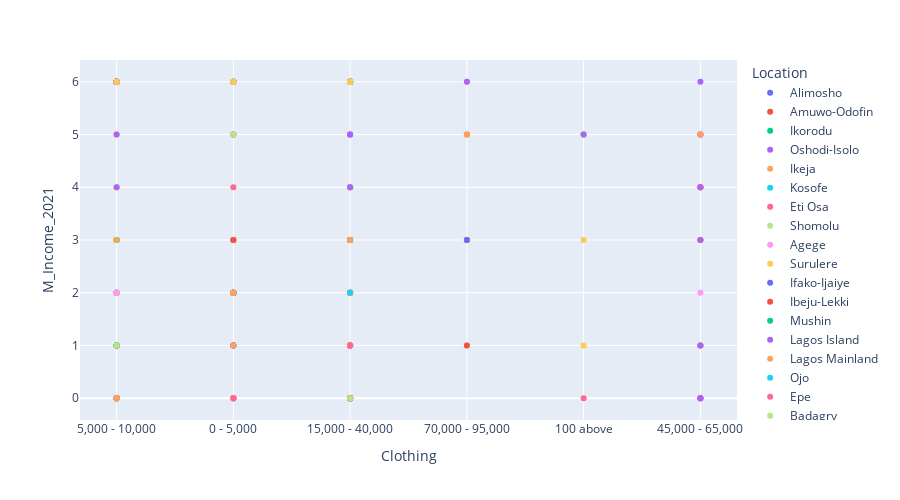

The notebook cell this image was saved under:
### Markdown cell above
Inference

Areas in Lagos State will be represented by three categories. The Higer Category ranging from  70,000 - 85,000 and 90,000 above.  The medium Category ranging from 15,000 - 40,000, and 45,000 - 65,000, the lower Category ranging from 0 - 5,000, and  5,000 - 10,000. 

Areas in Lagos with Higher monthly cost of HealthCare are; Lagos Island, Eti Osa, Ikeja, shomolu, and Surulere

Areas in lagos state with Medium monthly cost of HealthCare are; Agege, Lagos Island, Lagos Mainland, Alimosho, Surulere and Eti Osa.

While Areas in lagos state with with low monthly cost of HealthCare are; Badagry, Epe, Ikorodu, Ojo, Ibeju lekki, Ajeromi, Shomolu, lagos mainland, Apapa and Epe.

### Code cell
# plotting a scatter graph that shows the relationship between Monthly Clothing		 
# and Monthly Income using year 2021.
px.scatter(cl_df, y="M_Income_2021", x="Clothing", color="Location", size_max=60, height=500,)

### Figure 1 — Plotly figure (JSON) as saved in the notebook; plotly's stock layout.template omitted (floating-point values rounded to 4 significant figures)
{"data": [{"hovertemplate": "Location=Alimosho<br>Clothing=%{x}<br>M_Income_2021=%{y}<extra></extra>", "legendgroup": "Alimosho", "marker": {"color": "#636efa", "symbol": "circle"}, "mode": "markers", "name": "Alimosho", "orientation": "v", "showlegend": true, "type": "scatter", "x": ["5,000 - 10,000", "0 - 5,000", "15,000 - 40,000", "5,000 - 10,000", "5,000 - 10,000", "5,000 - 10,000", "5,000 - 10,000", "0 - 5,000", "5,000 - 10,000", "5,000 - 10,000", "15,000 - 40,000"], "xaxis": "x", "y": [0, 6, 6, 0, 6, 6, 0, 2, 6, 0, 6], "yaxis": "y"}, {"hovertemplate": "Location=Amuwo-Odofin<br>Clothing=%{x}<br>M_Income_2021=%{y}<extra></extra>", "legendgroup": "Amuwo-Odofin", "marker": {"color": "#EF553B", "symbol": "circle"}, "mode": "markers", "name": "Amuwo-Odofin", "orientation": "v", "showlegend": true, "type": "scatter", "x": ["5,000 - 10,000", "15,000 - 40,000", "70,000 - 95,000", "0 - 5,000", "15,000 - 40,000", "0 - 5,000", "5,000 - 10,000", "5,000 - 10,000", "5,000 - 10,000", "5,000 - 10,000", "5,000 - 10,000", "15,000 - 40,000", "0 - 5,000", "5,000 - 10,000"], "xaxis": "x", "y": [6, 6, 5, 1, 0, 2, 2, 3, 2, 1, 6, 6, 6, 2], "yaxis": "y"}, {"hovertemplate": "Location=Ikorodu<br>Clothing=%{x}<br>M_Income_2021=%{y}<extra></extra>", "legendgroup": "Ikorodu", "marker": {"color": "#00cc96", "symbol": "circle"}, "mode": "markers", "name": "Ikorodu", "orientation": "v", "showlegend": true, "type": "scatter", "x": ["15,000 - 40,000", "100 above", "5,000 - 10,000", "15,000 - 40,000", "5,000 - 10,000", "45,000 - 65,000", "5,000 - 10,000", "15,000 - 40,000", "0 - 5,000", "0 - 5,000", "0 - 5,000", "5,000 - 10,000", "15,000 - 40,000", "15,000 - 40,000", "15,000 - 40,000", "15,000 - 40,000", "5,000 - 10,000", "15,000 - 40,000", "5,000 - 10,000", "15,000 - 40,000", "15,000 - 40,000", "15,000 - 40,000", "15,000 - 40,000", "0 - 5,000", "5,000 - 10,000"], "xaxis": "x", "y": [6, 5, 6, 3, 6, 4, 0, 6, 2, 5, 2, 2, 6, 2, 2, 3, 6, 3, 6, 2, 1, 2, 1, 2, 2], "yaxis": "y"}, {"hovertemplate": "Location=Oshodi-Isolo<br>Clothing=%{x}<br>M_Income_2021=%{y}<extra></extra>", "legendgroup": "Oshodi-Isolo", "marker": {"color": "#ab63fa", "symbol": "circle"}, "mode": "markers", "name": "Oshodi-Isolo", "orientation": "v", "showlegend": true, "type": "scatter", "x": ["0 - 5,000", "0 - 5,000", "15,000 - 40,000", "45,000 - 65,000", "5,000 - 10,000", "5,000 - 10,000", "15,000 - 40,000", "15,000 - 40,000", "0 - 5,000", "0 - 5,000"], "xaxis": "x", "y": [6, 2, 0, 6, 1, 6, 0, 4, 2, 2], "yaxis": "y"}, {"hovertemplate": "Location=Ikeja<br>Clothing=%{x}<br>M_Income_2021=%{y}<extra></extra>", "legendgroup": "Ikeja", "marker": {"color": "#FFA15A", "symbol": "circle"}, "mode": "markers", "name": "Ikeja", "orientation": "v", "showlegend": true, "type": "scatter", "x": ["5,000 - 10,000", "15,000 - 40,000", "15,000 - 40,000", "5,000 - 10,000", "45,000 - 65,000", "0 - 5,000", "0 - 5,000", "5,000 - 10,000", "0 - 5,000", "15,000 - 40,000", "15,000 - 40,000", "15,000 - 40,000", "15,000 - 40,000", "5,000 - 10,000", "0 - 5,000", "45,000 - 65,000", "0 - 5,000", "0 - 5,000", "70,000 - 95,000", "15,000 - 40,000", "45,000 - 65,000", "70,000 - 95,000", "45,000 - 65,000", "15,000 - 40,000", "5,000 - 10,000", "15,000 - 40,000", "5,000 - 10,000", "15,000 - 40,000", "70,000 - 95,000", "5,000 - 10,000", "15,000 - 40,000", "15,000 - 40,000", "0 - 5,000", "5,000 - 10,000", "5,000 - 10,000"], "xaxis": "x", "y": [5, 1, 6, 3, 5, 6, 2, 1, 0, 1, 2, 0, 4, 4, 0, 1, 5, 0, 6, 0, 3, 3, 4, 0, 2, 2, 0, 3, 3, 6, 0, 6, 0, 2, 6], "yaxis": "y"}, {"hovertemplate": "Location=Kosofe<br>Clothing=%{x}<br>M_Income_2021=%{y}<extra></extra>", "legendgroup": "Kosofe", "marker": {"color": "#19d3f3", "symbol": "circle"}, "mode": "markers", "name": "Kosofe", "orientation": "v", "showlegend": true, "type": "scatter", "x": ["0 - 5,000", "15,000 - 40,000", "5,000 - 10,000", "5,000 - 10,000", "0 - 5,000", "0 - 5,000", "5,000 - 10,000", "15,000 - 40,000", "5,000 - 10,000", "5,000 - 10,000", "0 - 5,000", "5,000 - 10,000", "5,000 - 10,000", "15,000 - 40,000", "100 above", "5,000 - 10,000", "15,000 - 40,000", "0 - 5,000", "5,000 - 10,000"], "xaxis": "x", "y": [0, 4, 1, 3, 1, 0, 6, 0, 6, 1, 3, 0, 0, 3, 5, 2, 6, 2, 0], "yaxis": "y"}, {"hovertemplate": "Location=Eti Osa<br>Clothing=%{x}<br>M_Income_2021=%{y}<extra></extra>", "legendgroup": "Eti Osa", "marker": {"color": "#FF6692", "symbol": "circle"}, "mode": "markers", "name": "Eti Osa", "orientation": "v", "showlegend": true, "type": "scatter", "x": ["5,000 - 10,000", "15,000 - 40,000", "5,000 - 10,000", "0 - 5,000", "5,000 - 10,000", "15,000 - 40,000", "15,000 - 40,000", "15,000 - 40,000", "100 above", "0 - 5,000", "45,000 - 65,000", "15,000 - 40,000", "5,000 - 10,000", "0 - 5,000", "15,000 - 40,000", "15,000 - 40,000", "45,000 - 65,000", "15,000 - 40,000", "70,000 - 95,000", "15,000 - 40,000", "15,000 - 40,000", "0 - 5,000", "15,000 - 40,000", "15,000 - 40,000", "0 - 5,000", "5,000 - 10,000", "15,000 - 40,000", "15,000 - 40,000", "15,000 - 40,000", "5,000 - 10,000"], "xaxis": "x", "y": [1, 3, 2, 0, 1, 4, 4, 6, 0, 4, 5, 6, 6, 5, 3, 5, 4, 1, 3, 6, 0, 1, 0, 6, 0, 6, 0, 6, 1, 6], "yaxis": "y"}, {"hovertemplate": "Location=Shomolu<br>Clothing=%{x}<br>M_Income_2021=%{y}<extra></extra>", "legendgroup": "Shomolu", "marker": {"color": "#B6E880", "symbol": "circle"}, "mode": "markers", "name": "Shomolu", "orientation": "v", "showlegend": true, "type": "scatter", "x": ["15,000 - 40,000", "5,000 - 10,000", "0 - 5,000", "0 - 5,000", "5,000 - 10,000", "0 - 5,000", "15,000 - 40,000", "5,000 - 10,000", "100 above", "5,000 - 10,000", "15,000 - 40,000", "5,000 - 10,000", "5,000 - 10,000"], "xaxis": "x", "y": [3, 4, 5, 2, 6, 2, 6, 2, 5, 2, 4, 2, 2], "yaxis": "y"}, {"hovertemplate": "Location=Agege<br>Clothing=%{x}<br>M_Income_2021=%{y}<extra></extra>", "legendgroup": "Agege", "marker": {"color": "#FF97FF", "symbol": "circle"}, "mode": "markers", "name": "Agege", "orientation": "v", "showlegend": true, "type": "scatter", "x": ["15,000 - 40,000", "70,000 - 95,000", "0 - 5,000", "5,000 - 10,000", "15,000 - 40,000", "5,000 - 10,000", "0 - 5,000", "45,000 - 65,000", "5,000 - 10,000", "0 - 5,000"], "xaxis": "x", "y": [0, 1, 2, 2, 6, 2, 2, 2, 2, 2], "yaxis": "y"}, {"hovertemplate": "Location=Surulere<br>Clothing=%{x}<br>M_Income_2021=%{y}<extra></extra>", "legendgroup": "Surulere", "marker": {"color": "#FECB52", "symbol": "circle"}, "mode": "markers", "name": "Surulere", "orientation": "v", "showlegend": true, "type": "scatter", "x": ["5,000 - 10,000", "45,000 - 65,000", "5,000 - 10,000", "0 - 5,000", "0 - 5,000", "5,000 - 10,000", "0 - 5,000", "0 - 5,000", "0 - 5,000", "5,000 - 10,000", "15,000 - 40,000", "5,000 - 10,000", "100 above", "15,000 - 40,000", "100 above", "100 above", "45,000 - 65,000", "45,000 - 65,000", "15,000 - 40,000", "15,000 - 40,000", "0 - 5,000", "15,000 - 40,000", "15,000 - 40,000", "45,000 - 65,000", "5,000 - 10,000", "0 - 5,000", "0 - 5,000", "5,000 - 10,000", "15,000 - 40,000", "5,000 - 10,000", "15,000 - 40,000"], "xaxis": "x", "y": [3, 1, 2, 0, 6, 2, 2, 6, 2, 3, 0, 3, 5, 3, 1, 3, 3, 4, 3, 1, 2, 6, 1, 4, 6, 6, 2, 2, 0, 0, 1], "yaxis": "y"}, {"hovertemplate": "Location=Ifako-Ijaiye<br>Clothing=%{x}<br>M_Income_2021=%{y}<extra></extra>", "legendgroup": "Ifako-Ijaiye", "marker": {"color": "#636efa", "symbol": "circle"}, "mode": "markers", "name": "Ifako-Ijaiye", "orientation": "v", "showlegend": true, "type": "scatter", "x": ["5,000 - 10,000", "0 - 5,000", "5,000 - 10,000", "5,000 - 10,000", "0 - 5,000", "0 - 5,000", "0 - 5,000", "0 - 5,000", "70,000 - 95,000", "0 - 5,000", "15,000 - 40,000", "15,000 - 40,000", "15,000 - 40,000", "5,000 - 10,000"], "xaxis": "x", "y": [6, 2, 0, 6, 1, 2, 2, 6, 3, 6, 1, 0, 0, 6], "yaxis": "y"}, {"hovertemplate": "Location=Ibeju-Lekki<br>Clothing=%{x}<br>M_Income_2021=%{y}<extra></extra>", "legendgroup": "Ibeju-Lekki", "marker": {"color": "#EF553B", "symbol": "circle"}, "mode": "markers", "name": "Ibeju-Lekki", "orientation": "v", "showlegend": true, "type": "scatter", "x": ["15,000 - 40,000", "45,000 - 65,000", "70,000 - 95,000", "0 - 5,000", "15,000 - 40,000", "5,000 - 10,000", "0 - 5,000", "15,000 - 40,000", "15,000 - 40,000", "15,000 - 40,000", "15,000 - 40,000", "45,000 - 65,000", "15,000 - 40,000", "45,000 - 65,000", "45,000 - 65,000"], "xaxis": "x", "y": [6, 0, 1, 3, 6, 1, 3, 0, 3, 1, 6, 3, 0, 4, 0], "yaxis": "y"}, {"hovertemplate": "Location=Mushin<br>Clothing=%{x}<br>M_Income_2021=%{y}<extra></extra>", "legendgroup": "Mushin", "marker": {"color": "#00cc96", "symbol": "circle"}, "mode": "markers", "name": "Mushin", "orientation": "v", "showlegend": true, "type": "scatter", "x": ["5,000 - 10,000", "5,000 - 10,000", "15,000 - 40,000", "0 - 5,000", "0 - 5,000", "15,000 - 40,000", "0 - 5,000"], "xaxis": "x", "y": [3, 0, 6, 2, 2, 6, 2], "yaxis": "y"}, {"hovertemplate": "Location=Lagos Island<br>Clothing=%{x}<br>M_Income_2021=%{y}<extra></extra>", "legendgroup": "Lagos Island", "marker": {"color": "#ab63fa", "symbol": "circle"}, "mode": "markers", "name": "Lagos Island", "orientation": "v", "showlegend": true, "type": "scatter", "x": ["45,000 - 65,000", "15,000 - 40,000", "45,000 - 65,000", "15,000 - 40,000", "5,000 - 10,000", "5,000 - 10,000", "0 - 5,000", "15,000 - 40,000", "45,000 - 65,000", "5,000 - 10,000", "5,000 - 10,000", "15,000 - 40,000", "45,000 - 65,000", "15,000 - 40,000", "70,000 - 95,000", "15,000 - 40,000", "100 above", "15,000 - 40,000", "45,000 - 65,000", "15,000 - 40,000", "15,000 - 40,000", "15,000 - 40,000", "15,000 - 40,000", "45,000 - 65,000", "15,000 - 40,000", "15,000 - 40,000", "15,000 - 40,000", "15,000 - 40,000", "45,000 - 65,000", "15,000 - 40,000", "15,000 - 40,000", "15,000 - 40,000", "5,000 - 10,000"], "xaxis": "x", "y": [1, 1, 1, 0, 6, 5, 2, 2, 0, 4, 6, 2, 0, 2, 6, 0, 5, 5, 5, 5, 6, 6, 0, 4, 2, 0, 6, 6, 3, 0, 6, 4, 0], "yaxis": "y"}, {"hovertemplate": "Location=Lagos Mainland<br>Clothing=%{x}<br>M_Income_2021=%{y}<extra></extra>", "legendgroup": "Lagos Mainland", "marker": {"color": "#FFA15A", "symbol": "circle"}, "mode": "markers", "name": "Lagos Mainland", "orientation": "v", "showlegend": true, "type": "scatter", "x": ["5,000 - 10,000", "0 - 5,000", "15,000 - 40,000", "5,000 - 10,000", "0 - 5,000", "15,000 - 40,000", "15,000 - 40,000", "0 - 5,000", "70,000 - 95,000", "15,000 - 40,000", "0 - 5,000", "0 - 5,000", "45,000 - 65,000", "5,000 - 10,000", "15,000 - 40,000", "15,000 - 40,000", "15,000 - 40,000", "5,000 - 10,000", "15,000 - 40,000", "5,000 - 10,000", "5,000 - 10,000", "15,000 - 40,000", "15,000 - 40,000"], "xaxis": "x", "y": [0, 0, 2, 0, 2, 1, 0, 2, 5, 2, 1, 2, 5, 3, 2, 2, 3, 0, 1, 6, 1, 0, 6], "yaxis": "y"}, {"hovertemplate": "Location=Ojo<br>Clothing=%{x}<br>M_Income_2021=%{y}<extra></extra>", "legendgroup": "Ojo", "marker": {"color": "#19d3f3", "symbol": "circle"}, "mode": "markers", "name": "Ojo", "orientation": "v", "showlegend": true, "type": "scatter", "x": ["0 - 5,000", "15,000 - 40,000", "5,000 - 10,000", "5,000 - 10,000"], "xaxis": "x", "y": [6, 2, 1, 2], "yaxis": "y"}, {"hovertemplate": "Location=Epe<br>Clothing=%{x}<br>M_Income_2021=%{y}<extra></extra>", "legendgroup": "Epe", "marker": {"color": "#FF6692", "symbol": "circle"}, "mode": "markers", "name": "Epe", "orientation": "v", "showlegend": true, "type": "scatter", "x": ["0 - 5,000", "5,000 - 10,000", "5,000 - 10,000", "5,000 - 10,000", "15,000 - 40,000", "15,000 - 40,000", "15,000 - 40,000", "15,000 - 40,000"], "xaxis": "x", "y": [0, 2, 2, 6, 0, 1, 0, 0], "yaxis": "y"}, {"hovertemplate": "Location=Badagry<br>Clothing=%{x}<br>M_Income_2021=%{y}<extra></extra>", "legendgroup": "Badagry", "marker": {"color": "#B6E880", "symbol": "circle"}, "mode": "markers", "name": "Badagry", "orientation": "v", "showlegend": true, "type": "scatter", "x": ["15,000 - 40,000", "5,000 - 10,000", "5,000 - 10,000", "15,000 - 40,000", "15,000 - 40,000", "15,000 - 40,000", "5,000 - 10,000"], "xaxis": "x", "y": [0, 2, 1, 6, 6, 6, 2], "yaxis": "y"}, {"hovertemplate": "Location=Ajeromi-Ifelodun<br>Clothing=%{x}<br>M_Income_2021=%{y}<extra></extra>", "legendgroup": "Ajeromi-Ifelodun", "marker": {"color": "#FF97FF", "symbol": "circle"}, "mode": "markers", "name": "Ajeromi-Ifelodun", "orientation": "v", "showlegend": true, "type": "scatter", "x": ["5,000 - 10,000"], "xaxis": "x", "y": [2], "yaxis": "y"}, {"hovertemplate": "Location=Apapa<br>Clothing=%{x}<br>M_Income_2021=%{y}<extra></extra>", "legendgroup": "Apapa", "marker": {"color": "#FECB52", "symbol": "circle"}, "mode": "markers", "name": "Apapa", "orientation": "v", "showlegend": true, "type": "scatter", "x": ["0 - 5,000", "0 - 5,000", "5,000 - 10,000", "5,000 - 10,000", "15,000 - 40,000"], "xaxis": "x", "y": [6, 6, 6, 6, 6], "yaxis": "y"}], "layout": {"height": 500, "legend": {"title": {"text": "Location"}, "tracegroupgap": 0}, "margin": {"t": 60}, "xaxis": {"anchor": "y", "domain": [0, 1], "title": {"text": "Clothing"}}, "yaxis": {"anchor": "x", "domain": [0, 1], "title": {"text": "M_Income_2021"}}}}
